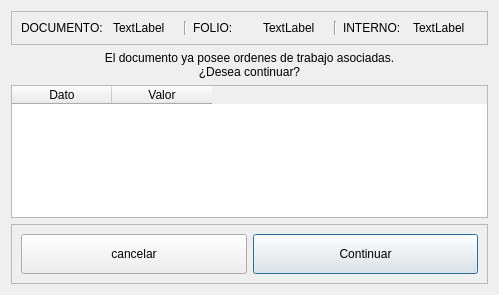
<?xml version="1.0" encoding="UTF-8"?>
<ui version="4.0">
 <class>Dialog</class>
 <widget class="QDialog" name="Dialog">
  <property name="geometry">
   <rect>
    <x>0</x>
    <y>0</y>
    <width>499</width>
    <height>295</height>
   </rect>
  </property>
  <property name="windowTitle">
   <string>Dialog</string>
  </property>
  <layout class="QVBoxLayout" name="verticalLayout">
   <item>
    <widget class="QFrame" name="fr_header_info">
     <property name="enabled">
      <bool>true</bool>
     </property>
     <property name="frameShape">
      <enum>QFrame::StyledPanel</enum>
     </property>
     <property name="frameShadow">
      <enum>QFrame::Raised</enum>
     </property>
     <layout class="QHBoxLayout" name="horizontalLayout">
      <item>
       <widget class="QLabel" name="label">
        <property name="text">
         <string>DOCUMENTO: </string>
        </property>
       </widget>
      </item>
      <item>
       <widget class="QLabel" name="lb_doc">
        <property name="text">
         <string>TextLabel</string>
        </property>
       </widget>
      </item>
      <item>
       <widget class="Line" name="line">
        <property name="orientation">
         <enum>Qt::Vertical</enum>
        </property>
       </widget>
      </item>
      <item>
       <widget class="QLabel" name="label_2">
        <property name="text">
         <string>FOLIO: </string>
        </property>
       </widget>
      </item>
      <item>
       <widget class="QLabel" name="lb_folio">
        <property name="text">
         <string>TextLabel</string>
        </property>
       </widget>
      </item>
      <item>
       <widget class="Line" name="line_2">
        <property name="orientation">
         <enum>Qt::Vertical</enum>
        </property>
       </widget>
      </item>
      <item>
       <widget class="QLabel" name="label_3">
        <property name="text">
         <string>INTERNO: </string>
        </property>
       </widget>
      </item>
      <item>
       <widget class="QLabel" name="lb_interno">
        <property name="text">
         <string>TextLabel</string>
        </property>
       </widget>
      </item>
     </layout>
    </widget>
   </item>
   <item>
    <widget class="QLabel" name="label_4">
     <property name="styleSheet">
      <string notr="true">font: 75 10pt &quot;MS Shell Dlg 2&quot;;</string>
     </property>
     <property name="text">
      <string>El documento ya posee ordenes de trabajo asociadas.
¿Desea continuar?</string>
     </property>
     <property name="alignment">
      <set>Qt::AlignCenter</set>
     </property>
    </widget>
   </item>
   <item>
    <widget class="QTableWidget" name="tableWidget">
     <column>
      <property name="text">
       <string>Dato</string>
      </property>
     </column>
     <column>
      <property name="text">
       <string>Valor</string>
      </property>
     </column>
    </widget>
   </item>
   <item>
    <widget class="QFrame" name="frame">
     <property name="frameShape">
      <enum>QFrame::StyledPanel</enum>
     </property>
     <property name="frameShadow">
      <enum>QFrame::Raised</enum>
     </property>
     <layout class="QHBoxLayout" name="horizontalLayout_2">
      <item>
       <widget class="QPushButton" name="btn_cancelar">
        <property name="minimumSize">
         <size>
          <width>0</width>
          <height>40</height>
         </size>
        </property>
        <property name="maximumSize">
         <size>
          <width>16777215</width>
          <height>50</height>
         </size>
        </property>
        <property name="focusPolicy">
         <enum>Qt::NoFocus</enum>
        </property>
        <property name="text">
         <string>cancelar</string>
        </property>
       </widget>
      </item>
      <item>
       <widget class="QPushButton" name="btn_continuar">
        <property name="minimumSize">
         <size>
          <width>0</width>
          <height>40</height>
         </size>
        </property>
        <property name="maximumSize">
         <size>
          <width>16777215</width>
          <height>50</height>
         </size>
        </property>
        <property name="text">
         <string>Continuar</string>
        </property>
       </widget>
      </item>
     </layout>
    </widget>
   </item>
  </layout>
 </widget>
 <resources/>
 <connections/>
</ui>
